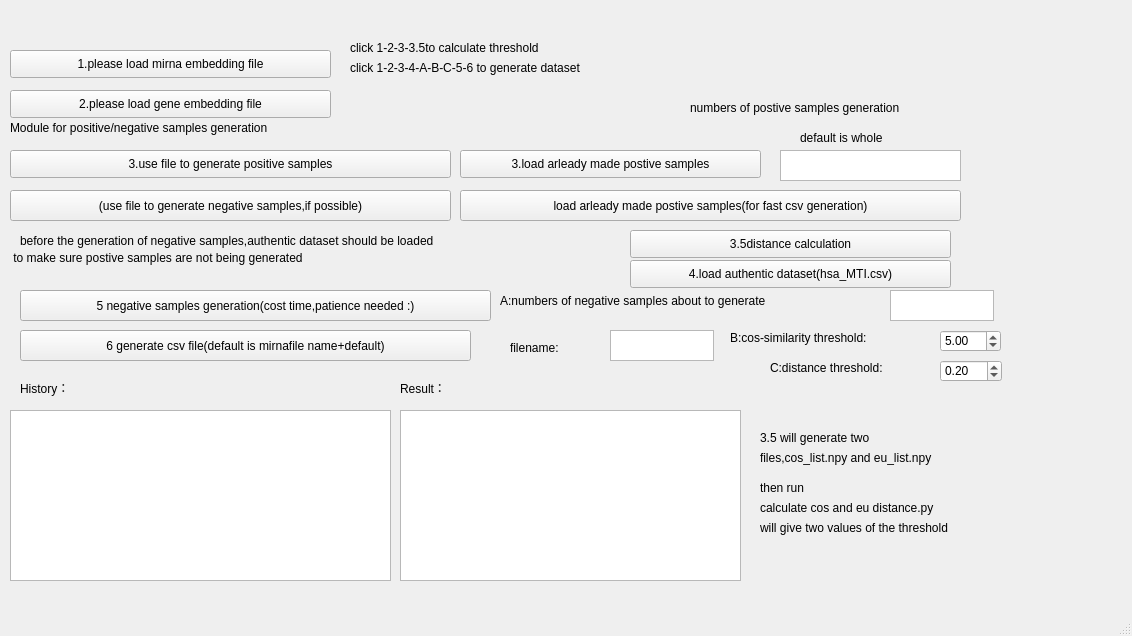
<?xml version="1.0" encoding="UTF-8"?>
<ui version="4.0">
 <class>MainWindow</class>
 <widget class="QMainWindow" name="MainWindow">
  <property name="geometry">
   <rect>
    <x>0</x>
    <y>0</y>
    <width>1132</width>
    <height>636</height>
   </rect>
  </property>
  <property name="windowTitle">
   <string>MainWindow</string>
  </property>
  <widget class="QWidget" name="centralwidget">
   <widget class="QTextEdit" name="state_show">
    <property name="geometry">
     <rect>
      <x>10</x>
      <y>410</y>
      <width>381</width>
      <height>171</height>
     </rect>
    </property>
   </widget>
   <widget class="QPushButton" name="load_mirna">
    <property name="geometry">
     <rect>
      <x>10</x>
      <y>50</y>
      <width>321</width>
      <height>28</height>
     </rect>
    </property>
    <property name="text">
     <string>1.please load mirna embedding file</string>
    </property>
   </widget>
   <widget class="QPushButton" name="load_gene">
    <property name="geometry">
     <rect>
      <x>10</x>
      <y>90</y>
      <width>321</width>
      <height>28</height>
     </rect>
    </property>
    <property name="text">
     <string>2.please load gene embedding file</string>
    </property>
   </widget>
   <widget class="QLabel" name="label_2">
    <property name="geometry">
     <rect>
      <x>20</x>
      <y>380</y>
      <width>81</width>
      <height>16</height>
     </rect>
    </property>
    <property name="text">
     <string>History：</string>
    </property>
   </widget>
   <widget class="QTextBrowser" name="result_show">
    <property name="geometry">
     <rect>
      <x>400</x>
      <y>410</y>
      <width>341</width>
      <height>171</height>
     </rect>
    </property>
   </widget>
   <widget class="QLabel" name="label_5">
    <property name="geometry">
     <rect>
      <x>400</x>
      <y>380</y>
      <width>91</width>
      <height>16</height>
     </rect>
    </property>
    <property name="text">
     <string>Result：</string>
    </property>
   </widget>
   <widget class="QPushButton" name="load_real_data">
    <property name="geometry">
     <rect>
      <x>630</x>
      <y>260</y>
      <width>321</width>
      <height>28</height>
     </rect>
    </property>
    <property name="text">
     <string>4.load authentic dataset(hsa_MTI.csv)</string>
    </property>
   </widget>
   <widget class="QPushButton" name="G_pos">
    <property name="geometry">
     <rect>
      <x>10</x>
      <y>150</y>
      <width>441</width>
      <height>28</height>
     </rect>
    </property>
    <property name="text">
     <string>3.use file to generate positive samples</string>
    </property>
   </widget>
   <widget class="QPushButton" name="G_nega">
    <property name="geometry">
     <rect>
      <x>20</x>
      <y>290</y>
      <width>471</width>
      <height>31</height>
     </rect>
    </property>
    <property name="text">
     <string>5 negative samples generation(cost time,patience needed :)</string>
    </property>
   </widget>
   <widget class="QLabel" name="label_8">
    <property name="geometry">
     <rect>
      <x>20</x>
      <y>230</y>
      <width>631</width>
      <height>21</height>
     </rect>
    </property>
    <property name="text">
     <string>before the generation of negative samples,authentic dataset should be loaded</string>
    </property>
   </widget>
   <widget class="QLabel" name="label_9">
    <property name="geometry">
     <rect>
      <x>10</x>
      <y>250</y>
      <width>581</width>
      <height>16</height>
     </rect>
    </property>
    <property name="text">
     <string> to make sure postive samples are not being generated</string>
    </property>
   </widget>
   <widget class="QPushButton" name="gene_csv">
    <property name="geometry">
     <rect>
      <x>20</x>
      <y>330</y>
      <width>451</width>
      <height>31</height>
     </rect>
    </property>
    <property name="text">
     <string>6 generate csv file(default is mirnafile name+default)</string>
    </property>
   </widget>
   <widget class="QTextEdit" name="name">
    <property name="geometry">
     <rect>
      <x>610</x>
      <y>330</y>
      <width>104</width>
      <height>31</height>
     </rect>
    </property>
   </widget>
   <widget class="QPushButton" name="load_posi">
    <property name="geometry">
     <rect>
      <x>460</x>
      <y>150</y>
      <width>301</width>
      <height>28</height>
     </rect>
    </property>
    <property name="text">
     <string>3.load arleady made postive samples</string>
    </property>
   </widget>
   <widget class="QPushButton" name="load_nega">
    <property name="geometry">
     <rect>
      <x>10</x>
      <y>190</y>
      <width>441</width>
      <height>31</height>
     </rect>
    </property>
    <property name="text">
     <string>(use file to generate negative samples,if possible)</string>
    </property>
   </widget>
   <widget class="QLabel" name="label_13">
    <property name="geometry">
     <rect>
      <x>510</x>
      <y>340</y>
      <width>81</width>
      <height>16</height>
     </rect>
    </property>
    <property name="text">
     <string>filename:</string>
    </property>
   </widget>
   <widget class="QLabel" name="label_14">
    <property name="geometry">
     <rect>
      <x>770</x>
      <y>360</y>
      <width>161</width>
      <height>16</height>
     </rect>
    </property>
    <property name="text">
     <string>C:distance threshold:</string>
    </property>
   </widget>
   <widget class="QLabel" name="label_15">
    <property name="geometry">
     <rect>
      <x>730</x>
      <y>330</y>
      <width>211</width>
      <height>16</height>
     </rect>
    </property>
    <property name="text">
     <string>B:cos-similarity threshold:</string>
    </property>
   </widget>
   <widget class="QLabel" name="label_16">
    <property name="geometry">
     <rect>
      <x>500</x>
      <y>290</y>
      <width>381</width>
      <height>21</height>
     </rect>
    </property>
    <property name="text">
     <string>A:numbers of negative samples about to generate</string>
    </property>
   </widget>
   <widget class="QDoubleSpinBox" name="th_cos">
    <property name="geometry">
     <rect>
      <x>940</x>
      <y>360</y>
      <width>62</width>
      <height>22</height>
     </rect>
    </property>
    <property name="contextMenuPolicy">
     <enum>Qt::DefaultContextMenu</enum>
    </property>
    <property name="minimum">
     <double>0.010000000000000</double>
    </property>
    <property name="maximum">
     <double>1.000000000000000</double>
    </property>
    <property name="singleStep">
     <double>0.010000000000000</double>
    </property>
    <property name="value">
     <double>0.200000000000000</double>
    </property>
   </widget>
   <widget class="QDoubleSpinBox" name="th_dis">
    <property name="geometry">
     <rect>
      <x>940</x>
      <y>330</y>
      <width>61</width>
      <height>22</height>
     </rect>
    </property>
    <property name="minimum">
     <double>0.100000000000000</double>
    </property>
    <property name="maximum">
     <double>20.000000000000000</double>
    </property>
    <property name="singleStep">
     <double>0.010000000000000</double>
    </property>
    <property name="value">
     <double>5.000000000000000</double>
    </property>
   </widget>
   <widget class="QTextEdit" name="NS_number">
    <property name="geometry">
     <rect>
      <x>890</x>
      <y>290</y>
      <width>104</width>
      <height>31</height>
     </rect>
    </property>
   </widget>
   <widget class="QTextEdit" name="PS_number">
    <property name="geometry">
     <rect>
      <x>780</x>
      <y>150</y>
      <width>181</width>
      <height>31</height>
     </rect>
    </property>
   </widget>
   <widget class="QLabel" name="label_17">
    <property name="geometry">
     <rect>
      <x>690</x>
      <y>100</y>
      <width>361</width>
      <height>16</height>
     </rect>
    </property>
    <property name="text">
     <string>numbers of postive samples generation</string>
    </property>
   </widget>
   <widget class="QPushButton" name="nega_file">
    <property name="geometry">
     <rect>
      <x>460</x>
      <y>190</y>
      <width>501</width>
      <height>31</height>
     </rect>
    </property>
    <property name="text">
     <string>load arleady made postive samples(for fast csv generation)</string>
    </property>
   </widget>
   <widget class="QLabel" name="label">
    <property name="geometry">
     <rect>
      <x>10</x>
      <y>120</y>
      <width>381</width>
      <height>16</height>
     </rect>
    </property>
    <property name="text">
     <string>Module for positive/negative samples generation</string>
    </property>
   </widget>
   <widget class="QLabel" name="label_3">
    <property name="geometry">
     <rect>
      <x>800</x>
      <y>130</y>
      <width>151</width>
      <height>16</height>
     </rect>
    </property>
    <property name="text">
     <string>default is whole</string>
    </property>
   </widget>
   <widget class="QPushButton" name="calculate_distance">
    <property name="geometry">
     <rect>
      <x>630</x>
      <y>230</y>
      <width>321</width>
      <height>28</height>
     </rect>
    </property>
    <property name="text">
     <string>3.5distance calculation</string>
    </property>
   </widget>
   <widget class="QLabel" name="label_4">
    <property name="geometry">
     <rect>
      <x>760</x>
      <y>430</y>
      <width>231</width>
      <height>16</height>
     </rect>
    </property>
    <property name="text">
     <string>3.5 will generate two</string>
    </property>
   </widget>
   <widget class="QLabel" name="label_6">
    <property name="geometry">
     <rect>
      <x>760</x>
      <y>450</y>
      <width>271</width>
      <height>16</height>
     </rect>
    </property>
    <property name="text">
     <string>files,cos_list.npy and eu_list.npy </string>
    </property>
   </widget>
   <widget class="QLabel" name="label_7">
    <property name="geometry">
     <rect>
      <x>760</x>
      <y>500</y>
      <width>271</width>
      <height>16</height>
     </rect>
    </property>
    <property name="text">
     <string>calculate cos and eu distance.py</string>
    </property>
   </widget>
   <widget class="QLabel" name="label_10">
    <property name="geometry">
     <rect>
      <x>760</x>
      <y>480</y>
      <width>72</width>
      <height>15</height>
     </rect>
    </property>
    <property name="text">
     <string>then run</string>
    </property>
   </widget>
   <widget class="QLabel" name="label_11">
    <property name="geometry">
     <rect>
      <x>760</x>
      <y>520</y>
      <width>271</width>
      <height>16</height>
     </rect>
    </property>
    <property name="text">
     <string>will give two values of the threshold</string>
    </property>
   </widget>
   <widget class="QLabel" name="label_12">
    <property name="geometry">
     <rect>
      <x>350</x>
      <y>40</y>
      <width>561</width>
      <height>16</height>
     </rect>
    </property>
    <property name="text">
     <string>click 1-2-3-3.5to calculate threshold</string>
    </property>
   </widget>
   <widget class="QLabel" name="label_18">
    <property name="geometry">
     <rect>
      <x>350</x>
      <y>60</y>
      <width>341</width>
      <height>16</height>
     </rect>
    </property>
    <property name="text">
     <string>click 1-2-3-4-A-B-C-5-6 to generate dataset</string>
    </property>
   </widget>
  </widget>
  <widget class="QMenuBar" name="menubar">
   <property name="geometry">
    <rect>
     <x>0</x>
     <y>0</y>
     <width>1132</width>
     <height>26</height>
    </rect>
   </property>
  </widget>
  <widget class="QStatusBar" name="statusbar"/>
 </widget>
 <resources/>
 <connections/>
</ui>
